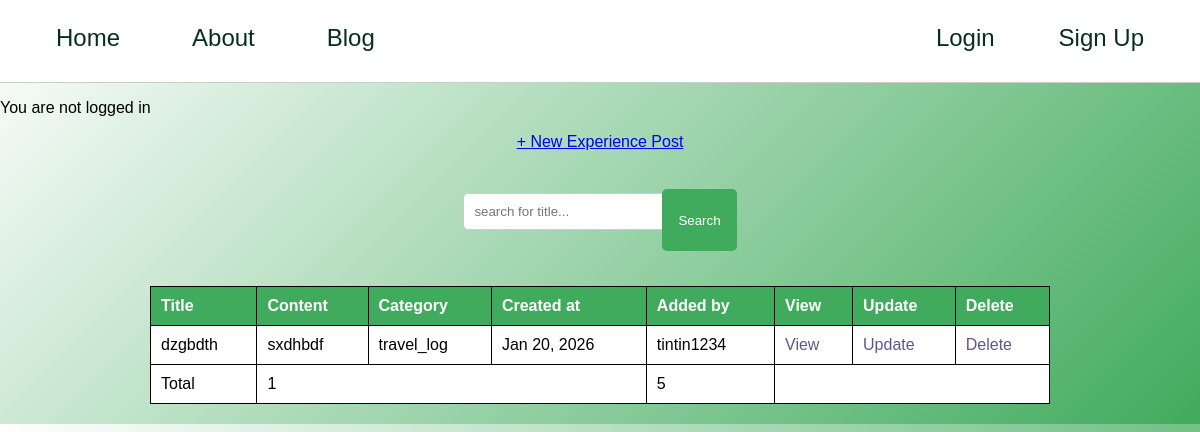
Before: /experience/ with the older database file.
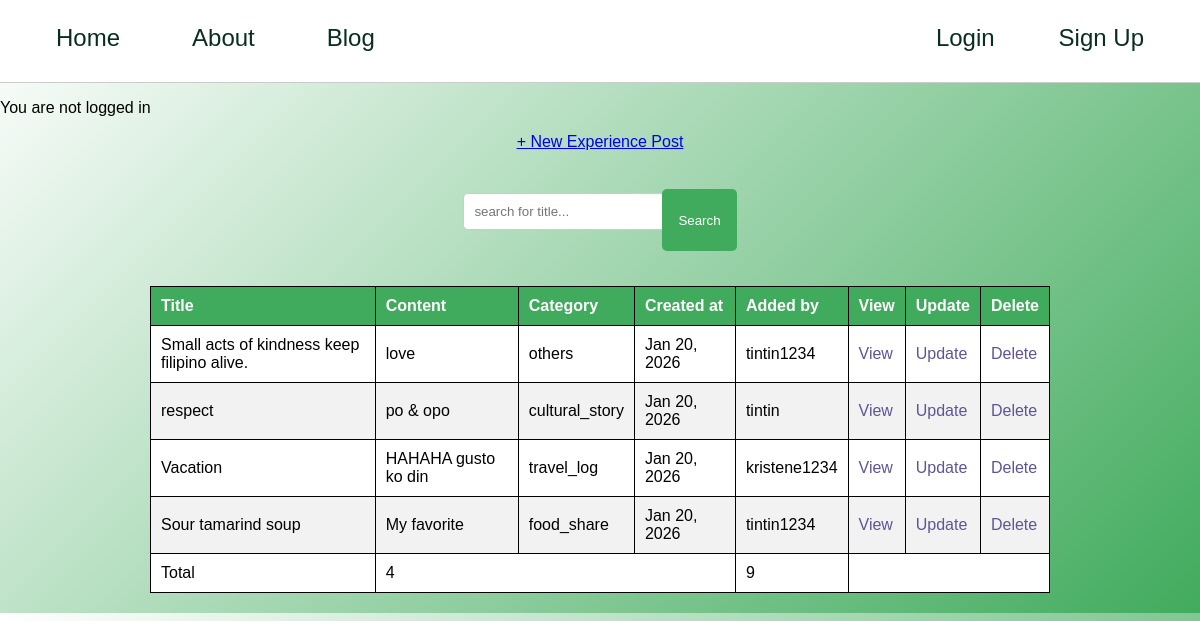
After: the same page with the newer database file.
### app/models.py (models this page shows, shortened)
class Experience(models.Model):
    CATEGORY_CHOICES = [
        ('travel_log', 'Travel Log'),
        ('food_share', 'Food Sharing'),
        ('cultural_story', 'Cultural Story'),
        ('others', 'Others'),
    ]
    user = models.ForeignKey(settings.AUTH_USER_MODEL,on_delete=models.CASCADE)
    title = models.CharField(max_length=255)
    content = models.TextField()
    category = models.CharField(max_length=50, choices=CATEGORY_CHOICES)
    created_at = models.DateTimeField(auto_now_add=True)

### accounts/models.py (models this page shows)
class CustomUser(AbstractUser):
    age = models.IntegerField(null=True, blank=True)
    phone_number = models.CharField(max_length=20, null=True, blank=True)

### app/views.py (the view)
# urls.py: path('experience/', ExperienceListView.as_view(), name='experience'),
class ExperienceListView(ListView):
    model = Experience
    context_object_name = 'experiences'
    template_name = 'app/experience_list.html'
    success_url = reverse_lazy('experience')
    def get_context_data(self, **kwargs):
        context = super().get_context_data(**kwargs)
        query = self.request.GET.get('q', '')
        if query:
            filtered_experiences = Experience.objects.filter(title__icontains=query).order_by('-created_at')
        else:
            filtered_experiences = Experience.objects.all().order_by('-created_at')
        context['experiences'] = filtered_experiences
        context['total_experiences'] = Experience.objects.count()
        context['total_users'] = User.objects.count()
        return context

### app/templates/app/experience_list.html
{% extends 'app/base.html' %}
{% load static %}
{% block content %}
<center><a href="{% url 'experience_create' %}">+ New Experience Post</a></center>
<br>
<form method="get" action="{% url 'experience' %}">
    <label>
        <input type="text" name="q" placeholder="search for title..." value="{{search_query}}">
    </label>
    <button type="submit">Search</button>
</form>
<table>
    <thead>
        <tr>
            <th>Title</th>
            <th>Content</th>
            <th>Category</th>
            <th>Created at</th>
            <th>Added by</th>
            <th>View</th>
            <th>Update</th>
            <th>Delete</th>
        </tr>
    </thead>
    <tbody>
    {% for experience in experiences %}
        <tr>
            <td>{{experience.title}}</td>
            <td>{{experience.content}}</td>
            <td>{{experience.category}}</td>
            <td>{{experience.created_at | date:"M d, Y"}}</td>
            <td>{{experience.user}}</td>
            <td><a href="{% url 'experience_detail' experience.pk %}">View</a></td>
            <td><a href="{% url 'experience_update' experience.pk %}">Update</a></td>
            <td><a href="{% url 'experience_delete' experience.pk %}">Delete</a></td>
        </tr>
        {% empty %}
            <tr>
                <td colspan="8">No experience found.</td>
            </tr>
     {% endfor %}
    </tbody>
    <tfoot>
        <tr>
            <td>Total</td>
            <td colspan="3">{{total_experiences}}</td>
            <td>{{total_users}}</td>
        </tr>
    </tfoot>
</table>
{% endblock content %}

### app/templates/app/base.html (shortened to what this page needs)
{% load static %}
<!DOCTYPE html>
<html lang="en">
<head>
    <link rel="stylesheet" href="{% static 'css/base.css' %}">
</head>
<body>
    {% include 'app/navbar.html' %}
    {% if user.is_authenticated %}
    <p>Hi {{user.username}}</p>
    <form method="post" action="{% url 'logout' %}">
        {% csrf_token %}
        <button type="submit">Log out</button>
    </form>
    {% else %}
    <p>You are not logged in</p>
{% endif %}
    {% block content %}
    {% endblock %}
</body>
</html>

### app/templates/app/navbar.html
<header>
    <a href="{% url 'home' %}">Home</a>
    <a href="{% url 'about' %}">About</a>
    <a href="{% url 'experience' %}">Blog</a>
    <a href="{% url 'login' %}">Login</a>
    <a href="{% url 'signup' %}">Sign Up</a>
</header>

### static/css/base.css (style rules this page uses)
header { display: flex; justify-content: left; align-items: left; padding: 1rem 0; border-bottom: 1px solid #ccc; padding-top: 2rem; }
header a { color: #092e20; text-decoration: none; margin: 0 1.5rem; font-weight: 500; font-size: 1.5rem; transition: color 0.3s ease; }
table, th, td { border: 1px solid black; border-collapse: collapse; margin: 20px 0px 20px 0px; }
body { font-family: Arial, Helvetica, sans-serif; background-color: #f5f7fa; margin: 0; padding: 0; background: linear-gradient(135deg, #ffffff, #41AB5D); }
form { max-width: 400px; background: #ffffff; padding: 25px; border-radius: 8px; box-shadow: 0 4px 10px rgba(0,0,0,0.08); }
label { font-weight: bold; display: block; margin-bottom: 6px; }
input[type="text"], input[type="password"], input[type="email"] { width: 100%; padding: 10px; margin-bottom: 15px; border-radius: 5px; border: 1px solid #ccc; }
button { background-color: #41AB5D; color: white; padding: 10px 15px; border: none; border-radius: 5px; cursor: pointer; }
header { display: flex; align-items: center; gap: 1.5rem; padding: 1.5rem 2rem; background-color: #ffffff; }
header a:nth-last-child(2), header a:nth-last-child(1) { margin-left: auto; }
header a:nth-last-child(1) { margin-left: 1rem; }
header a { border-bottom: 2px solid transparent; padding-bottom: 4px; }
body { background-color: #f5f7fa; font-family: Arial, Helvetica, sans-serif; margin: 0; }
form { max-width: 420px; background: #ffffff; padding: 25px; border-radius: 8px; box-shadow: 0 4px 12px rgba(0,0,0,0.08); margin-top: 20px; }
label { font-weight: bold; }
input[type="text"], input[type="password"] { width: 100%; padding: 10px; margin-top: 6px; border-radius: 5px; border: 1px solid #ccc; }
button { background-color: #41AB5D; color: white; padding: 10px 16px; border: none; border-radius: 5px; cursor: pointer; }
form[action*="experience"] { margin-bottom: 20px; background: none; box-shadow: none; padding: 0; display: inline; }
table { width: 100%; background: #ffffff; }
th { background-color: #41AB5D; color: white; }
td, th { padding: 10px; text-align: left; }
tr:nth-child(even) { background-color: #f2f2f2; }
table a { text-decoration: none; color: #5E5694; }
body { display: flex; flex-direction: column; align-items: left; background-color: #f5f7fa; font-family: Arial, Helvetica, sans-serif; margin: 0; padding: 0; }
.container, form:not([action*="experience_create"]):not([action*="experience_update"]), .post-entry, table { margin-left: auto; margin-right: auto; width: 90%; max-width: 900px; text-align: center; }
a[href*="experience_create"], form[action*="experience"]:not([action*="experience_create"]) { display: flex; justify-content: center; margin-bottom: 15px; }
input[type="text"], input[type="password"], input[type="date"], textarea, select { margin-top: 4px; }

Changed rows visible on the page:
added Experience: title "Small acts of kindness keep filipino alive.", content "love", category "others", created_at "Jan 20, 2026", user "tintin1234"
added Experience: title "respect", content "po & opo", category "cultural_story", created_at "Jan 20, 2026", user "tintin"
added Experience: title "Vacation", content "HAHAHA gusto ko din", category "travel_log", created_at "Jan 20, 2026", user "kristene1234"
changed Experience: title "dzgbdth" → "Sour tamarind soup"; content "sxdhbdf" → "My favorite"; category "travel_log" → "food_share"
Other visible differences:
{{ total_experiences }}: "1" → "4"
{{ total_users }}: "5" → "9"
